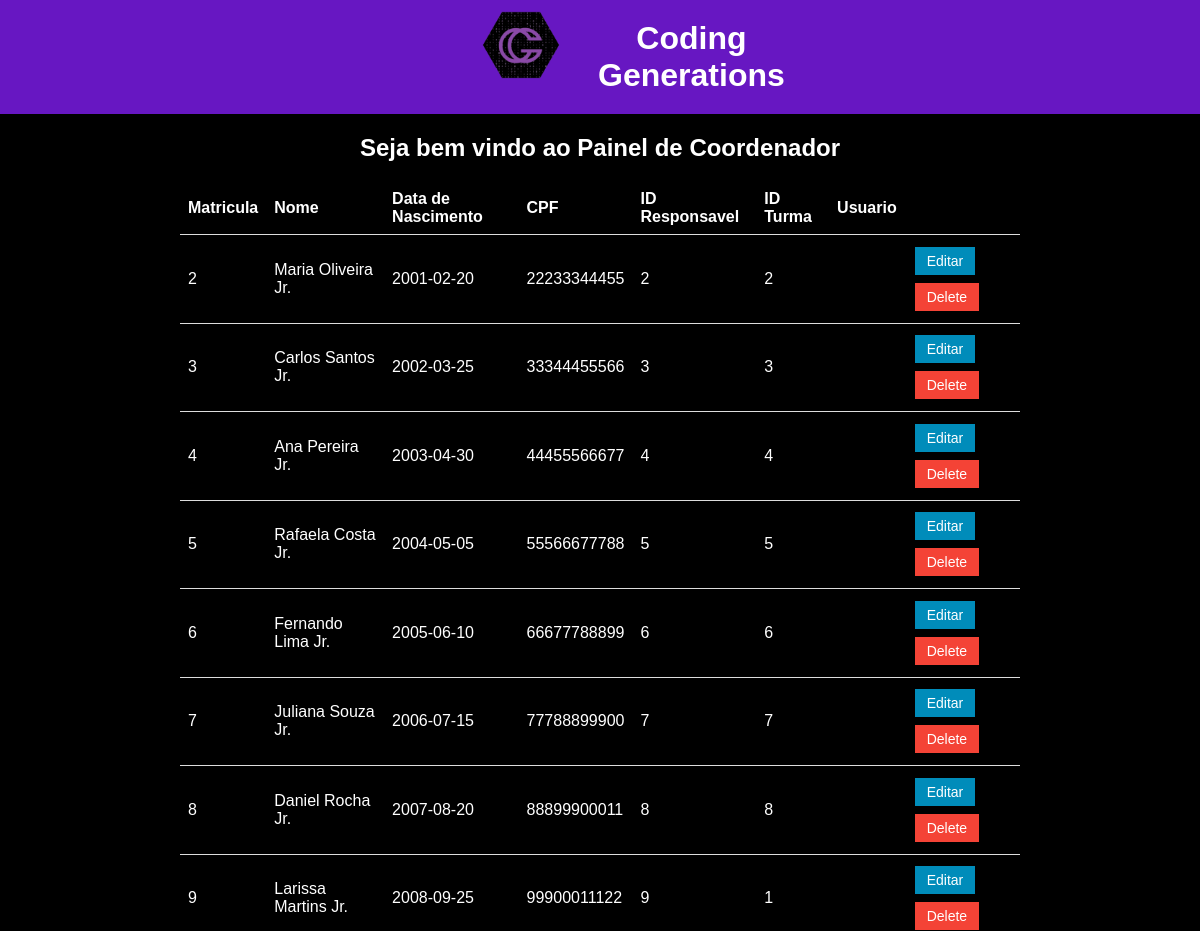
The app's page /logado/coordenador/index.php (upper part), older data.
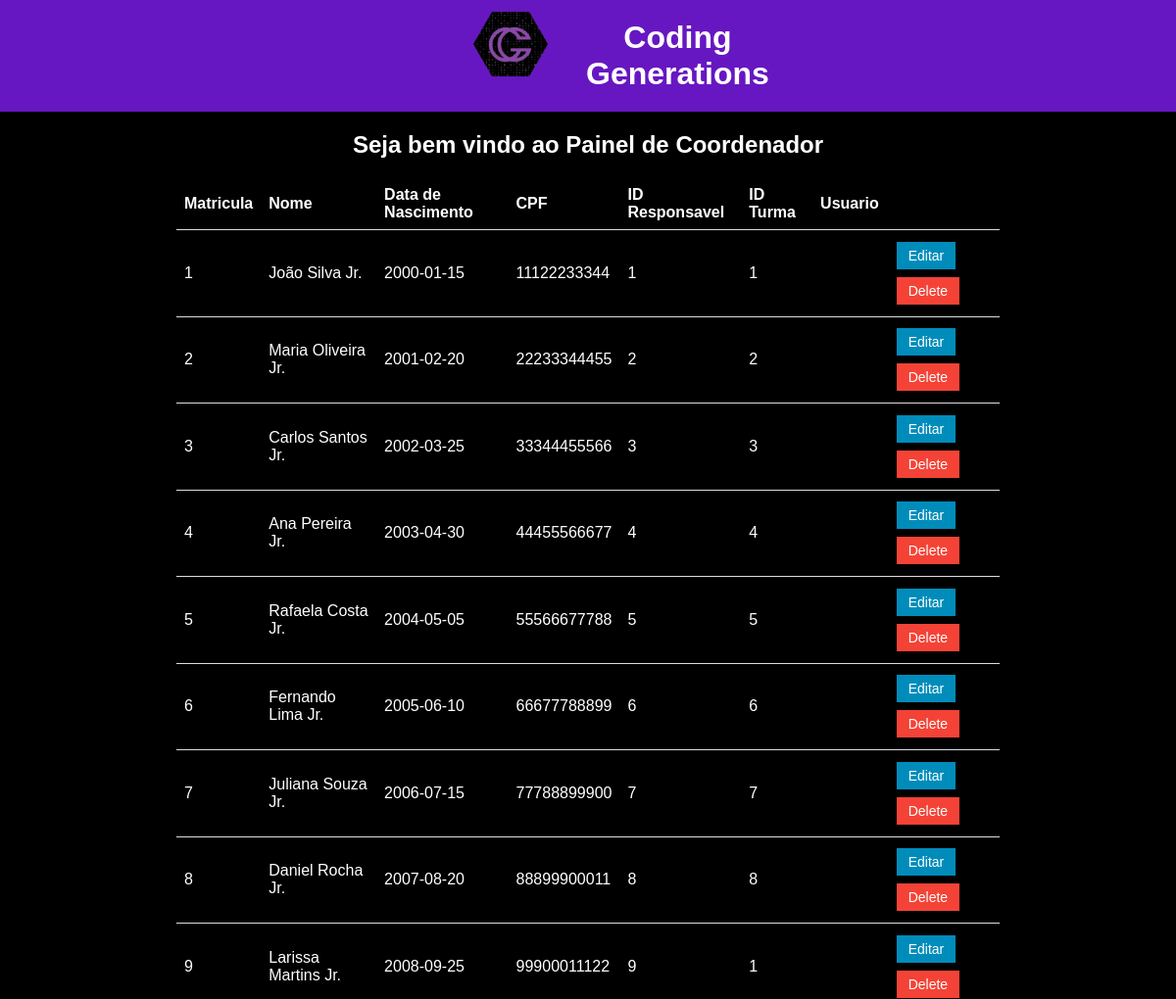
The same page, newer data.
### tables this page shows
create table TBAluno(
	Matricula int primary key,
    Nome varchar(200),
    data_nasc date,
    CPF char(11),
    IDResponsavel int,
    IDTurma int,
    usuario varchar(10) Null,
    foreign Key (IDTurma) references TBTurma(IDTurma),
    foreign key (IDResponsavel) references TBResponsavel(IDResponsavel)
);

### logado/coordenador/index.php (the view, shortened to what this page needs)
<?php
include('../../banco/connection.php');
?>
<!DOCTYPE html>
<html lang="pt-br">
<head>
    <link rel="stylesheet" href="style.css">
</head>
<body>
<header>
    <div class="home">
        <div style="width: 30%">
            <img class= logo src="../../Imagens/Logo CG.png" alt="Logo da Coding Generations">
            <h1>Coding Generations</h1>
        </div>
    </div>
</header>
<h2> Seja bem vindo ao Painel de Coordenador</h2>
<div class="container">
    <table>
        <tr>
            <th>Matricula</th>
            <th>Nome</th>
            <th>Data de Nascimento</th>
            <th>CPF</th>
            <th>ID Responsavel</th>
            <th>ID Turma</th>
            <th>Usuario</th>
            <th></th>
        </tr>
        <?php
        $sql = "SELECT * FROM TBAluno";
        $result = mysqli_query($connection, $sql);
        $resultCheck = mysqli_num_rows($result);
        if($resultCheck > 0) {
            while($row = mysqli_fetch_assoc($result)) {
                echo '<tr>';
                echo '<td>' . $row['Matricula'] .'</td>';
                echo '<td>' . $row['Nome'] .'</td>';
                echo '<td>' .$row['data_nasc'] .'</td>';
                echo '<td>' .$row['CPF'] .'</td>';
                echo '<td>' .$row['IDResponsavel'] .'</td>';
                echo '<td>' .$row['IDTurma'] .'</td>';
                echo '<td>' .$row['usuario'] .'</td>';
                echo '
              <td>
                <div class="buttons">
                  <a href="updateForm.php?id=' .$row['Matricula']. '" class="edit">Editar</a>
                  <a href="delete.php?id=' .$row['Matricula']. '" class="delete">Delete</a>
                </div>
              </td>';
                echo '<tr>';
            }
        }
        ?>
    </table>
</div>
</body>
</html>

### logado/coordenador/style.css (style rules this page uses)
body { margin: 0; padding: 0; font-family: Arial, sans-serif; background-color: #000000; color: white; }
header { height: 10%; }
.home { display: flex; align-items: center; text-align: center; background-color: #6717c2; text-decoration: none; color: inherit; justify-content: space-between; }
h1 { margin: 0; color: #ffffff; padding: 20px; }
.logo { max-width: 90px; margin-left: 20px; float: left; margin-right: 20px; }
H2 { text-align: center; color: #ffffff; }
* { font-family: 'AR One Sans', sans-serif; font-family: 'Ubuntu', sans-serif; }
h1 { text-align: center; }
.container { display: flex; align-items: center; justify-content: center; }
table { border-collapse: collapse; width: 70%; background: #000000; }
th, td { padding: 8px; text-align: left; border-bottom: 1px solid #ddd; }
a { background-color: #008CBA; border: none; color: white; padding: 6px 12px; text-align: center; text-decoration: none; display: inline-block; font-size: 14px; margin: 4px 2px; cursor: pointer; }
.delete { background-color: #f44336; }

Row changes from the older to the newer data that the page shows:
added tbaluno: Matricula "1", Nome "João Silva Jr.", data_nasc "2000-01-15", CPF "11122233344", IDResponsavel "1", IDTurma "1"
